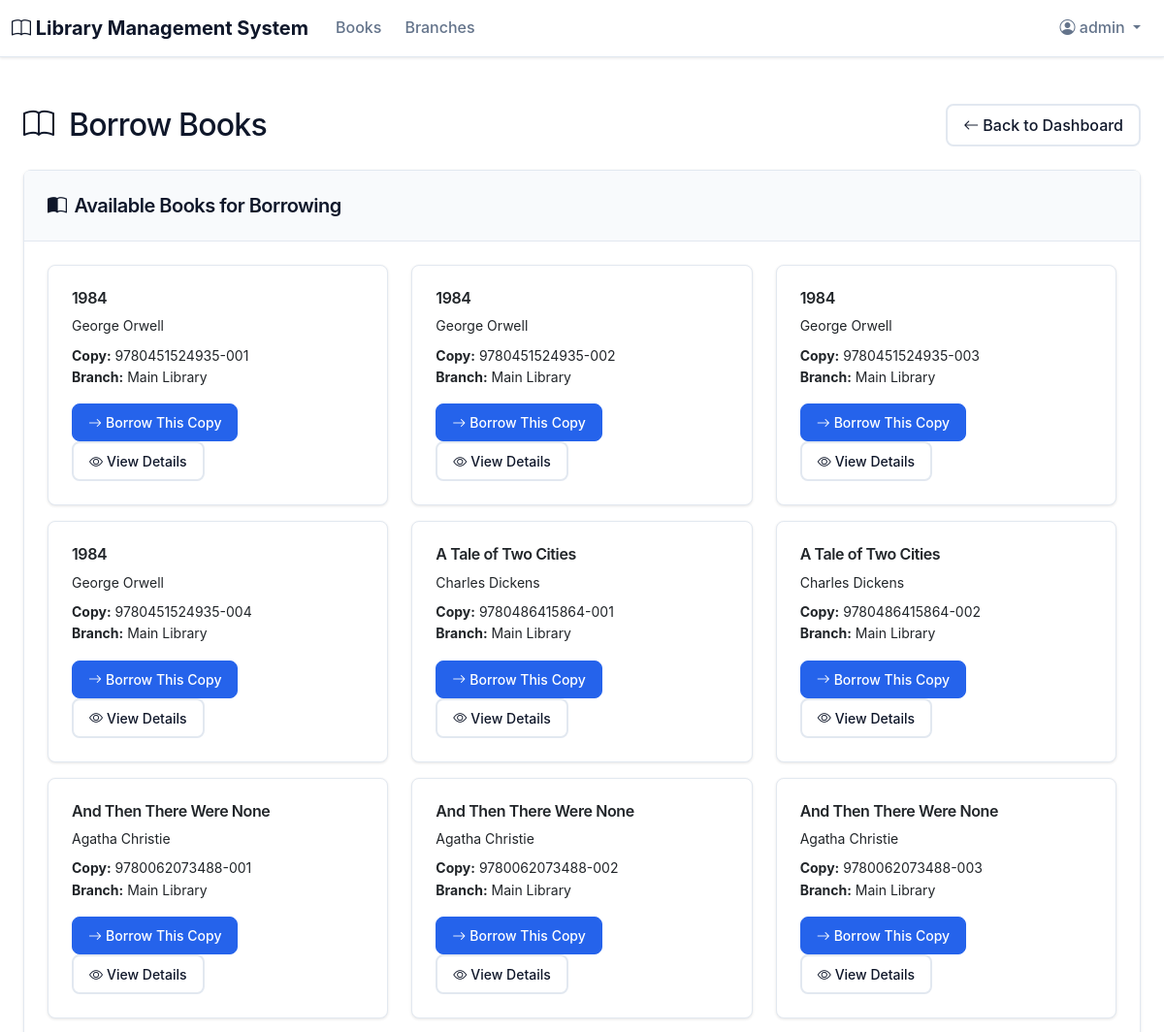
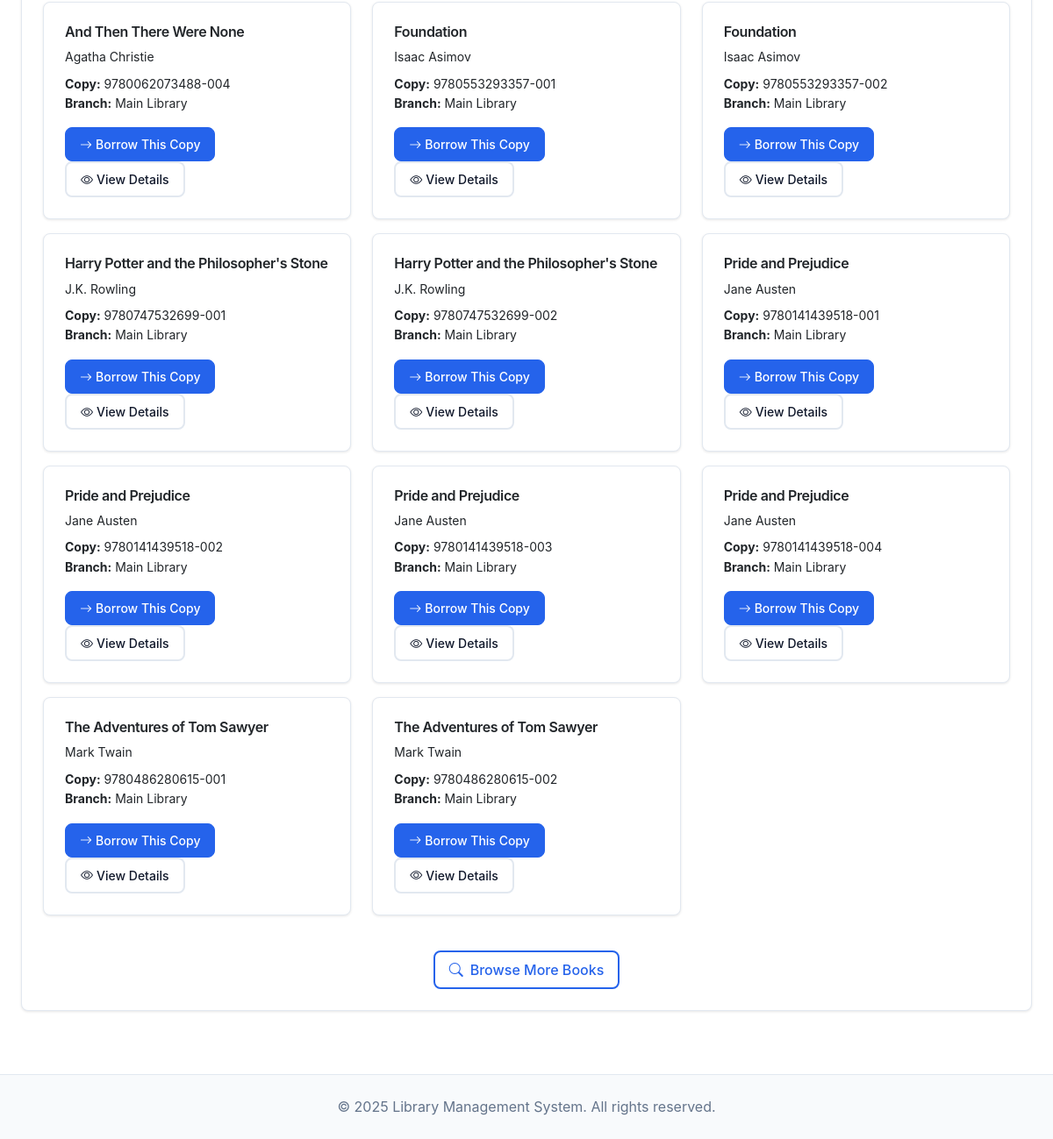
The page /borrowing/borrow/ (signed in) on the database its author committed (2 pictures, top to bottom).
### accounts/models.py (models this page shows, shortened)
class User(AbstractUser):
    USER_TYPE_CHOICES = [
        ('member', 'Library Member'),
        ('librarian', 'Librarian'),
        ('admin', 'Administrator'),
    ]
    user_type = models.CharField(max_length=20, choices=USER_TYPE_CHOICES, default='member')
    phone_number = models.CharField(max_length=15, blank=True)
    date_of_birth = models.DateField(blank=True, null=True)
    address = models.TextField(blank=True)
    emergency_contact_name = models.CharField(max_length=100, blank=True)
    emergency_contact_phone = models.CharField(max_length=15, blank=True)
    library_card_number = models.CharField(max_length=20, unique=True, blank=True, null=True)
    is_active_member = models.BooleanField(default=True)
    membership_date = models.DateTimeField(default=timezone.now)
    membership_expiry = models.DateTimeField(blank=True, null=True)
    profile_picture = models.ImageField(upload_to='profile_pictures/', blank=True, null=True)
    @property
    def is_librarian(self):
        return self.user_type in ['librarian', 'admin']

### books/models.py (models this page shows, shortened)
class BookCopy(models.Model):
    STATUS_CHOICES = [
        ('available', 'Available'),
        ('borrowed', 'Borrowed'),
        ('reserved', 'Reserved'),
        ('maintenance', 'Under Maintenance'),
        ('lost', 'Lost'),
        ('damaged', 'Damaged'),
    ]
    CONDITION_CHOICES = [
        ('excellent', 'Excellent'),
        ('good', 'Good'),
        ('fair', 'Fair'),
        ('poor', 'Poor'),
        ('damaged', 'Damaged'),
    ]
    book = models.ForeignKey(Book, on_delete=models.CASCADE, related_name='book_copies')
    branch = models.ForeignKey('library_branches.LibraryBranch', on_delete=models.CASCADE, related_name='book_copies')
    section = models.ForeignKey('library_branches.LibrarySection', on_delete=models.SET_NULL, blank=True, null=True, related_name='book_copies')
    copy_number = models.CharField(max_length=50)
    barcode = models.CharField(max_length=100, unique=True)
    status = models.CharField(max_length=20, choices=STATUS_CHOICES, default='available')
    condition = models.CharField(max_length=20, choices=CONDITION_CHOICES, default='good')
    acquisition_date = models.DateField()
    last_maintenance_date = models.DateField(blank=True, null=True)
    notes = models.TextField(blank=True)
    class Meta:
        verbose_name = 'Book Copy'
        verbose_name_plural = 'Book Copies'
        ordering = ['book__title', 'copy_number']
        unique_together = [['book', 'branch', 'copy_number']]

class Book(models.Model):
    LANGUAGE_CHOICES = [
        ('en', 'English'),
        ('dv', 'Dhivehi'),
        ('ar', 'Arabic'),
        ('hi', 'Hindi'),
        ('es', 'Spanish'),
        ('fr', 'French'),
        ('other', 'Other'),
    ]
    FORMAT_CHOICES = [
        ('hardcover', 'Hardcover'),
        ('paperback', 'Paperback'),
        ('ebook', 'E-book'),
        ('audiobook', 'Audiobook'),
    ]
    isbn_validator = RegexValidator(
        regex=r'^(?:ISBN(?:-1[03])?:? )?(?=[0-9X]{10}$|(?=(?:[0-9]+[- ]){3})[- 0-9X]{13}$|97[89][0-9]{10}$|(?=(?:[0-9]+[- ]){4})[- 0-9]{17}$)(?:97[89][- ]?)?[0-9]{1,5}[- ]?[0-9]+[- ]?[0-9]+[- ]?[0-9X]$',
        message='Enter a valid ISBN number.'
    )
    isbn = models.CharField(max_length=17, unique=True, validators=[isbn_validator])
    title = models.CharField(max_length=300)
    subtitle = models.CharField(max_length=300, blank=True)
    authors = models.ManyToManyField(Author, related_name='books')
    publisher = models.ForeignKey(Publisher, on_delete=models.SET_NULL, blank=True, null=True)
    publication_date = models.DateField()
    edition = models.CharField(max_length=50, blank=True)
    pages = models.PositiveIntegerField()
    language = models.CharField(max_length=10, choices=LANGUAGE_CHOICES, default='en')
    format = models.CharField(max_length=20, choices=FORMAT_CHOICES, default='paperback')
    category = models.ForeignKey(Category, on_delete=models.SET_NULL, blank=True, null=True)
    description = models.TextField(blank=True)
    cover_image = models.ImageField(upload_to='book_covers/', blank=True, null=True)
    price = models.DecimalField(max_digits=10, decimal_places=2, default=Decimal('0.00'))
    is_active = models.BooleanField(default=True)
    created_at = models.DateTimeField(auto_now_add=True)
    updated_at = models.DateTimeField(auto_now=True)
    class Meta:
        ordering = ['title']
    @property
    def author_list(self):
        return ", ".join([author.full_name for author in self.authors.all()])

class Author(models.Model):
    first_name = models.CharField(max_length=100)
    last_name = models.CharField(max_length=100)
    biography = models.TextField(blank=True)
    birth_date = models.DateField(blank=True, null=True)
    death_date = models.DateField(blank=True, null=True)
    nationality = models.CharField(max_length=50, blank=True)
    class Meta:
        ordering = ['last_name', 'first_name']
    @property
    def full_name(self):
        return f"{self.first_name} {self.last_name}"

### library_branches/models.py (models this page shows, shortened)
class LibraryBranch(models.Model):
    name = models.CharField(max_length=200)
    code = models.CharField(max_length=10, unique=True)
    address = models.TextField()
    phone_regex = RegexValidator(
        regex=r'^\+?1?\d{9,15}$',
        message="Phone number must be entered in the format: '+999999999'. Up to 15 digits allowed."
    )
    phone_number = models.CharField(validators=[phone_regex], max_length=17)
    email = models.EmailField()
    manager_name = models.CharField(max_length=100)
    is_active = models.BooleanField(default=True)
    established_date = models.DateField()
    total_capacity = models.PositiveIntegerField(help_text="Maximum number of books this branch can hold")
    wifi_available = models.BooleanField(default=True)
    parking_available = models.BooleanField(default=False)
    accessible_entrance = models.BooleanField(default=True)
    study_rooms = models.PositiveIntegerField(default=0)
    computer_stations = models.PositiveIntegerField(default=0)
    created_at = models.DateTimeField(auto_now_add=True)
    updated_at = models.DateTimeField(auto_now=True)
    class Meta:
        ordering = ['name']

### borrowing/views.py (the view, shortened to what this page needs)
# urls.py: path('borrow/', views.BorrowBookView.as_view(), name='borrow'),
class BorrowBookView(LoginRequiredMixin, TemplateView):
    template_name = 'borrowing/borrow.html'
    def get_context_data(self, **kwargs):
        context = super().get_context_data(**kwargs)
        book_copy_id = self.request.GET.get('book_copy_id')
        book_id = self.request.GET.get('book')
        if book_copy_id:
            from books.models import BookCopy
            try:
                book_copy = BookCopy.objects.get(id=book_copy_id, status='available')
                context['book_copy'] = book_copy
                context['book'] = book_copy.book
            except BookCopy.DoesNotExist:
                context['error'] = 'Book copy not found or not available.'
        else:
            from books.models import BookCopy
            context['available_copies'] = BookCopy.objects.filter(
                status='available',
                book__is_active=True
            ).select_related('book', 'branch').prefetch_related('book__authors')[:20]
            context['show_all_books'] = True
        return context

### templates/borrowing/borrow.html (shortened to what this page needs)
{% extends 'base.html' %}
{% load static %}
{% block content %}
<div class="container py-4">
    <div class="row">
        <div class="col-12">
            <div class="d-flex justify-content-between align-items-center mb-4">
                <h1 class="h2 mb-0">
                    <i class="bi bi-book text-primary me-2"></i>
                    Borrow Books
                </h1>
                <a href="{% url 'borrowing:dashboard' %}" class="btn btn-outline-secondary">
                    <i class="bi bi-arrow-left me-1"></i>Back to Dashboard
                </a>
            </div>
            {% if book_copy %}
                <div class="card">
                    <div class="card-header">
                        <h5 class="mb-0">Confirm Borrowing</h5>
                    </div>
                    <div class="card-body">
                        <div class="row">
                            <div class="col-md-3">
                                {% if book_copy.book.cover_image %}
                                    <img src="{{ book_copy.book.cover_image.url }}" alt="{{ book_copy.book.title }}" class="img-fluid rounded">
                                {% else %}
                                    <div class="bg-light d-flex align-items-center justify-content-center rounded" style="height: 200px;">
                                        <i class="bi bi-book text-muted" style="font-size: 3rem;"></i>
                                    </div>
                                {% endif %}
                            </div>
                            <div class="col-md-9">
                                <h4>{{ book_copy.book.title }}</h4>
                                <p class="text-muted mb-2">
                                    <strong>Author(s):</strong> {{ book_copy.book.author_list }}
                                </p>
                                <p class="text-muted mb-2">
                                    <strong>ISBN:</strong> {{ book_copy.book.isbn }}
                                </p>
                                <p class="text-muted mb-2">
                                    <strong>Copy Number:</strong> {{ book_copy.copy_number }}
                                </p>
                                <p class="text-muted mb-3">
                                    <strong>Branch:</strong> {{ book_copy.branch.name }}
                                </p>
                                <form method="post">
                                    {% csrf_token %}
                                    <input type="hidden" name="book_copy_id" value="{{ book_copy.id }}">
                                    <button type="submit" class="btn btn-success me-2">
                                        <i class="bi bi-check-circle me-1"></i>Confirm Borrowing
                                    </button>
                                    <a href="{% url 'books:book_detail' book_copy.book.id %}" class="btn btn-secondary">
                                        <i class="bi bi-arrow-left me-1"></i>Cancel
                                    </a>
                                </form>
                            </div>
                        </div>
                    </div>
                </div>
            {% else %}
                <div class="card">
                    <div class="card-header">
                        <h5 class="mb-0">
                            <i class="bi bi-book-half me-2"></i>Available Books for Borrowing
                        </h5>
                    </div>
                    <div class="card-body">
                        {% if available_copies %}
                            <div class="row">
                                {% for copy in available_copies %}
                                <div class="col-md-6 col-lg-4 mb-3">
                                    <div class="card h-100">
                                        <div class="card-body">
                                            <h6 class="card-title">{{ copy.book.title }}</h6>
                                            <p class="card-text small text-muted mb-2">
                                                {{ copy.book.author_list }}
                                            </p>
                                            <p class="card-text small">
                                                <strong>Copy:</strong> {{ copy.copy_number }}<br>
                                                <strong>Branch:</strong> {{ copy.branch.name }}
                                            </p>
                                            <div class="mt-auto">
                                                <a href="?book_copy_id={{ copy.id }}" class="btn btn-primary btn-sm">
                                                    <i class="bi bi-arrow-right me-1"></i>Borrow This Copy
                                                </a>
                                                <a href="{% url 'books:book_detail' copy.book.id %}" class="btn btn-outline-secondary btn-sm">
                                                    <i class="bi bi-eye me-1"></i>View Details
                                                </a>
                                            </div>
                                        </div>
                                    </div>
                                </div>
                                {% endfor %}
                            </div>
                            <div class="text-center mt-4">
                                <a href="{% url 'borrowing:browse_books' %}" class="btn btn-outline-primary">
                                    <i class="bi bi-search me-2"></i>Browse More Books
                                </a>
                            </div>
                        {% endif %}
                    </div>
                </div>
            {% endif %}
        </div>
    </div>
</div>
{% endblock %}

### templates/base.html (shortened to what this page needs)
<!DOCTYPE html>
<html lang="en">
<head>
    <link href="https://cdn.jsdelivr.net/npm/bootstrap@5.3.0/dist/css/bootstrap.min.css" rel="stylesheet">
    <link href="https://cdn.jsdelivr.net/npm/bootstrap-icons@1.10.0/font/bootstrap-icons.css" rel="stylesheet">
    {% load static %}
    <link rel="stylesheet" href="{% static 'css/custom.css' %}">
</head>
<body>
    <nav class="navbar navbar-expand-lg navbar-light" style="background-color: var(--background); box-shadow: 0 1px 3px 0 rgba(0, 0, 0, 0.1); border-bottom: 1px solid var(--border);">
        <div class="container">
            <a class="navbar-brand" href="{% url 'home' %}">
                <i class="bi bi-book"></i> Library Management System
            </a>
            <div class="collapse navbar-collapse" id="navbarNav">
                <ul class="navbar-nav me-auto">
                    <li class="nav-item">
                        <a class="nav-link" href="{% url 'books:book_list' %}">Books</a>
                    </li>
                    <li class="nav-item">
                        <a class="nav-link" href="{% url 'library_branches:branch_list' %}">Branches</a>
                    </li>
                </ul>
                <ul class="navbar-nav">
                    {% if user.is_authenticated %}
                    <li class="nav-item dropdown">
                        <a class="nav-link dropdown-toggle" href="#" id="userDropdown" role="button" data-bs-toggle="dropdown">
                            <i class="bi bi-person-circle"></i> {{ user.username }}
                        </a>
                    </li>
                    {% endif %}
                </ul>
            </div>
        </div>
    </nav>
    <main class="container mt-4 mb-5" style="min-height: calc(100vh - 200px);">
        {% block content %}{% endblock %}
    </main>
    <footer class="mt-5 py-4" style="background-color: var(--muted); color: var(--muted-foreground); border-top: 1px solid var(--border);">
        <div class="container text-center">
            <p class="mb-0 text-sm" style="color: var(--muted-foreground); font-weight: 400;">&copy; 2025 Library Management System. All rights reserved.</p>
        </div>
    </footer>
</body>
</html>

### rows shown on the page
User: username "admin"
BookCopy: book "1984", book.author_list "George Orwell", copy_number "9780451524935-001", branch.name "Main Library"
BookCopy: book "1984", book.author_list "George Orwell", copy_number "9780451524935-002", branch.name "Main Library"
BookCopy: book "1984", book.author_list "George Orwell", copy_number "9780451524935-003", branch.name "Main Library"
BookCopy: book "1984", book.author_list "George Orwell", copy_number "9780451524935-004", branch.name "Main Library"
BookCopy: book "A Tale of Two Cities", book.author_list "Charles Dickens", copy_number "9780486415864-001", branch.name "Main Library"
BookCopy: book "A Tale of Two Cities", book.author_list "Charles Dickens", copy_number "9780486415864-002", branch.name "Main Library"
BookCopy: book "And Then There Were None", book.author_list "Agatha Christie", copy_number "9780062073488-001", branch.name "Main Library"
BookCopy: book "And Then There Were None", book.author_list "Agatha Christie", copy_number "9780062073488-002", branch.name "Main Library"
BookCopy: book "And Then There Were None", book.author_list "Agatha Christie", copy_number "9780062073488-003", branch.name "Main Library"
BookCopy: book "And Then There Were None", book.author_list "Agatha Christie", copy_number "9780062073488-004", branch.name "Main Library"
BookCopy: book "Foundation", book.author_list "Isaac Asimov", copy_number "9780553293357-001", branch.name "Main Library"
BookCopy: book "Foundation", book.author_list "Isaac Asimov", copy_number "9780553293357-002", branch.name "Main Library"
BookCopy: book "Harry Potter and the Philosopher's Stone", book.author_list "J.K. Rowling", copy_number "9780747532699-001", branch.name "Main Library"
BookCopy: book "Harry Potter and the Philosopher's Stone", book.author_list "J.K. Rowling", copy_number "9780747532699-002", branch.name "Main Library"
BookCopy: book "Pride and Prejudice", book.author_list "Jane Austen", copy_number "9780141439518-001", branch.name "Main Library"
BookCopy: book "Pride and Prejudice", book.author_list "Jane Austen", copy_number "9780141439518-002", branch.name "Main Library"
BookCopy: book "Pride and Prejudice", book.author_list "Jane Austen", copy_number "9780141439518-003", branch.name "Main Library"
BookCopy: book "Pride and Prejudice", book.author_list "Jane Austen", copy_number "9780141439518-004", branch.name "Main Library"
BookCopy: book "The Adventures of Tom Sawyer", book.author_list "Mark Twain", copy_number "9780486280615-001", branch.name "Main Library"
BookCopy: book "The Adventures of Tom Sawyer", book.author_list "Mark Twain", copy_number "9780486280615-002", branch.name "Main Library"
